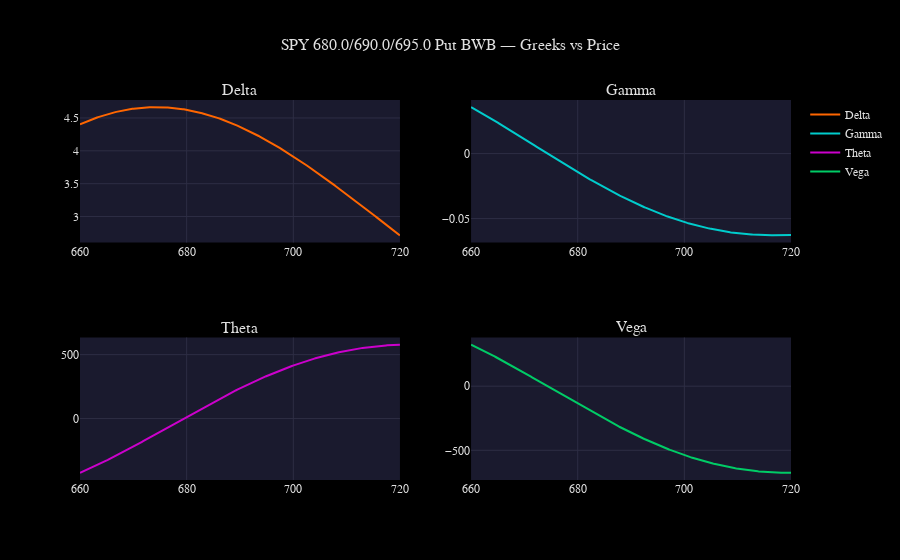

Here is the notebook cell this chart was saved with:
### Code cell
# Greeks vs price profiles (2x2 subplot)
greeks_profile = analyzer.greeks_vs_price(bwb, price_range, ivs)

fig = plot_greeks_vs_price(
    price_range, greeks_profile,
    title=f"{bwb.name} — Greeks vs Price",
)
fig.show()

### Figure 1 — Plotly figure (JSON) as saved in the notebook; plotly's stock layout.template omitted (floating-point values rounded to 4 significant figures; data arrays with more than 128 entries replaced by an {"elided": "..."} marker saying what was removed)
{"data": [{"line": {"color": "#ff6600", "width": 2}, "mode": "lines", "name": "Delta", "type": "scatter", "x": {"elided": "300 float values"}, "xaxis": "x", "y": {"elided": "300 float values"}, "yaxis": "y"}, {"line": {"color": "#00cccc", "width": 2}, "mode": "lines", "name": "Gamma", "type": "scatter", "x": {"elided": "300 float values"}, "xaxis": "x2", "y": {"elided": "300 float values"}, "yaxis": "y2"}, {"line": {"color": "#cc00cc", "width": 2}, "mode": "lines", "name": "Theta", "type": "scatter", "x": {"elided": "300 float values"}, "xaxis": "x3", "y": {"elided": "300 float values"}, "yaxis": "y3"}, {"line": {"color": "#00cc66", "width": 2}, "mode": "lines", "name": "Vega", "type": "scatter", "x": {"elided": "300 float values"}, "xaxis": "x4", "y": {"elided": "300 float values"}, "yaxis": "y4"}], "layout": {"annotations": [{"font": {"size": 16}, "showarrow": false, "text": "Delta", "x": 0.225, "xanchor": "center", "xref": "paper", "y": 1, "yanchor": "bottom", "yref": "paper"}, {"font": {"size": 16}, "showarrow": false, "text": "Gamma", "x": 0.775, "xanchor": "center", "xref": "paper", "y": 1, "yanchor": "bottom", "yref": "paper"}, {"font": {"size": 16}, "showarrow": false, "text": "Theta", "x": 0.225, "xanchor": "center", "xref": "paper", "y": 0.375, "yanchor": "bottom", "yref": "paper"}, {"font": {"size": 16}, "showarrow": false, "text": "Vega", "x": 0.775, "xanchor": "center", "xref": "paper", "y": 0.375, "yanchor": "bottom", "yref": "paper"}], "showlegend": true, "title": {"text": "SPY 680.0/690.0/695.0 Put BWB — Greeks vs Price"}, "xaxis": {"anchor": "y", "domain": [0, 0.45]}, "xaxis2": {"anchor": "y2", "domain": [0.55, 1]}, "xaxis3": {"anchor": "y3", "domain": [0, 0.45]}, "xaxis4": {"anchor": "y4", "domain": [0.55, 1]}, "yaxis": {"anchor": "x", "domain": [0.625, 1]}, "yaxis2": {"anchor": "x2", "domain": [0.625, 1]}, "yaxis3": {"anchor": "x3", "domain": [0, 0.375]}, "yaxis4": {"anchor": "x4", "domain": [0, 0.375]}}}
